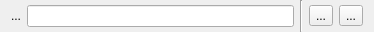
<?xml version="1.0" encoding="UTF-8"?>
<ui version="4.0">
 <class>Program</class>
 <widget class="QWidget" name="Program">
  <property name="geometry">
   <rect>
    <x>0</x>
    <y>0</y>
    <width>374</width>
    <height>32</height>
   </rect>
  </property>
  <property name="windowTitle">
   <string>Form</string>
  </property>
  <layout class="QHBoxLayout" name="horizontalLayout">
   <property name="topMargin">
    <number>0</number>
   </property>
   <property name="bottomMargin">
    <number>0</number>
   </property>
   <item>
    <widget class="QLabel" name="icon_label">
     <property name="text">
      <string>...</string>
     </property>
    </widget>
   </item>
   <item>
    <widget class="QLineEdit" name="program_lineedit"/>
   </item>
   <item>
    <widget class="Line" name="line">
     <property name="orientation">
      <enum>Qt::Vertical</enum>
     </property>
    </widget>
   </item>
   <item>
    <widget class="QToolButton" name="run_button">
     <property name="text">
      <string>...</string>
     </property>
     <property name="icon">
      <iconset resource="resources.qrc">
       <normaloff>:/icons/icons/stop.png</normaloff>:/icons/icons/stop.png</iconset>
     </property>
    </widget>
   </item>
   <item>
    <widget class="QToolButton" name="remove_button">
     <property name="text">
      <string>...</string>
     </property>
     <property name="icon">
      <iconset resource="resources.qrc">
       <normaloff>:/icons/icons/remove.png</normaloff>:/icons/icons/remove.png</iconset>
     </property>
    </widget>
   </item>
  </layout>
 </widget>
 <resources>
  <include location="resources.qrc"/>
 </resources>
 <connections/>
</ui>
